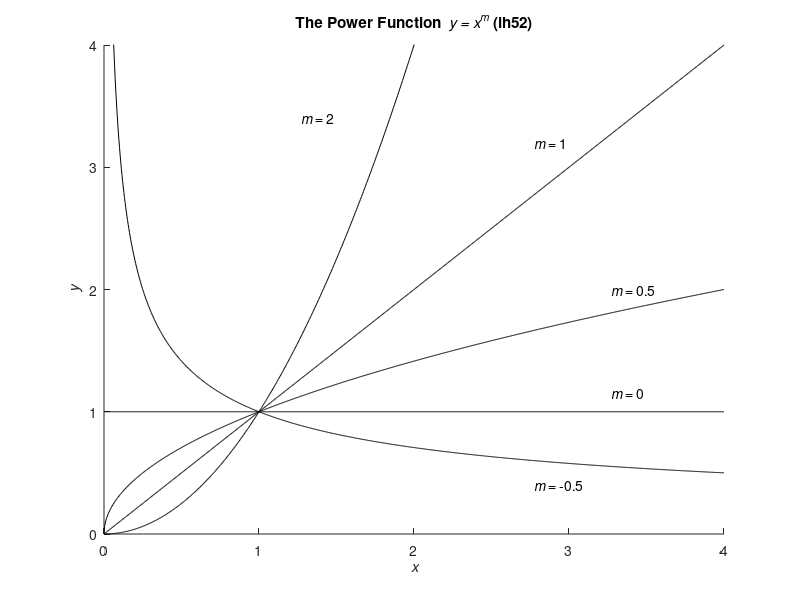

Reproduce this figure in MATLAB.
 % I have adhered to all the tenets of the 
 % Duke Community Standard in creating this code.
 % Signed: [ih52]
figure(1);clf
xlim([0,4])
ylim([0,4])
title('The Power Function {\it y = x^m} (ih52)')
xlabel('{\it x}')
ylabel('{\it y}')
x = linspace(0,4,1000);
hold on
for k = [-0.5,0,0.5,1,2]
    plot(x,x.^k,'k-')
end
text(1.25,3.4,'{\it m} = 2')
text(2.75,3.2,'{\it m} = 1')
text(3.25,2,'{\it m} = 0.5')
text(3.25,1.15,'{\it m} = 0')
text(2.75,0.4,'{\it m} = -0.5')
hold off
print -depsc PalmFigure